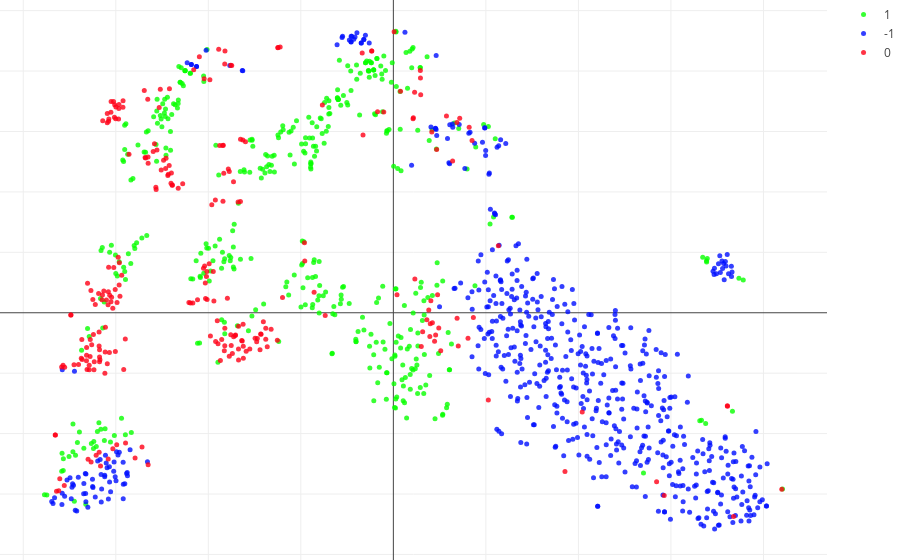

This figure's notebook cell:
### Code cell
tsne(dfRedes)

### Figure 1 — Plotly figure (JSON) as saved in the notebook; plotly's stock layout.template omitted (floating-point values rounded to 4 significant figures; data arrays with more than 128 entries replaced by an {"elided": "..."} marker saying what was removed)
{"data": [{"marker": {"color": "rgb(7,255,0)", "opacity": 0.8, "size": 5}, "mode": "markers", "name": "1", "type": "scatter", "uid": "05768b1f-adcb-42a3-b55f-5196cf6b22e0", "x": {"elided": "427 float values"}, "y": {"elided": "427 float values"}}, {"marker": {"color": "rgb(0,15,255)", "opacity": 0.8, "size": 5}, "mode": "markers", "name": "-1", "type": "scatter", "uid": "f0029580-a897-4e5b-bcc4-7529d1ace2db", "x": {"elided": "585 float values"}, "y": {"elided": "585 float values"}}, {"marker": {"color": "rgb(255,0,23)", "opacity": 0.8, "size": 5}, "mode": "markers", "name": "0", "type": "scatter", "uid": "6f6e5c6d-dbb4-483b-a565-1f135b3d474c", "x": {"elided": "260 float values"}, "y": {"elided": "260 float values"}}], "layout": {"margin": {"b": 0, "l": 0, "r": 0, "t": 0}}}
